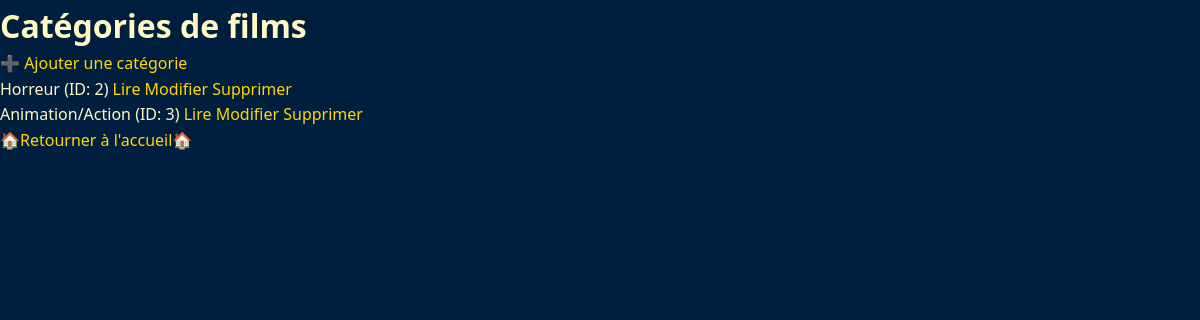
Page /categories/ on the committed database.
### seefilm/models.py (models this page shows, shortened)
class Categories(models.Model):
    idcategories = models.AutoField(primary_key=True)
    nomCat = models.CharField(max_length=100)
    descriptif = models.TextField(blank=True, null=True)
    class Meta:
        db_table = 'categories'
        verbose_name_plural = "Categories"

### seefilm/views.py (the view)
# urls.py: path('categories/', views.allCategories, name='seecategories'),
def allCategories(request):
    liste_categorie = Categories.objects.all()
    return render(request, "seefilm/categories.html", {
        "liste_categorie": liste_categorie
    })

### seefilm/templates/seefilm/categories.html (shortened to what this page needs)
{% load static %}
<!DOCTYPE html>
<html lang="en">
<head>
    <link rel="stylesheet" href="{% static 'seefilm/style.css' %}">
</head>
<body>
<h1>Catégories de films</h1>
<a href="/catajout/">➕ Ajouter une catégorie</a>
<ul>
    {% for c in liste_categorie %}
        <li>
            {{ c.nomCat }} (ID: {{ c.idcategories }})
            <a href="/cataffiche/{{ c.idcategories }}/">Lire</a>
            <a href="/update/{{ c.idcategories }}/">Modifier</a>
            <a href="/delete/{{ c.idcategories }}/">Supprimer</a>
        </li>
    {% empty %}
        <li>Aucune catégorie disponible</li>
    {% endfor %}
</ul>
<a href="/">🏠Retourner à l'accueil🏠</a>
</body>
</html>

### seefilm/static/seefilm/style.css (style rules this page uses)
*, *::before, *::after { box-sizing: border-box; margin: 0; padding: 0; }
body { background-color: #001f3f; font-family: 'Segoe UI', Arial, sans-serif; color: #fff9c4; min-height: 100vh; line-height: 1.6; }
a { color: #ffd700; text-decoration: none; transition: color 0.2s; }

### rows in the picture
Categories: nomCat "Horreur", idcategories "2"
Categories: nomCat "Animation/Action", idcategories "3"
